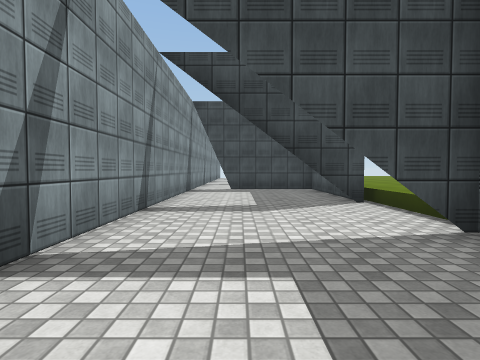
view 1 (above)

12 first-person views from a walk through a Unity game level. The camera is 1.2 m above the floor, tilts 2° down and sees 80° across. The floor is counted in squares, 2 m on a side. Each view is taken from the middle of a square. On the plan, view 1 faces up. The plan holds only what a view shows up to about 9 squares ahead; the rest is blank. The place goes on beyond the plan. Surface patterns are stand-ins for the level's own textures.

view 2
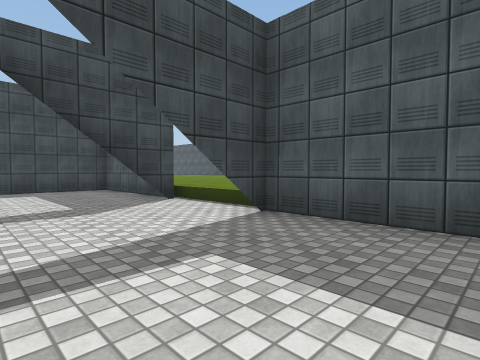

view 3
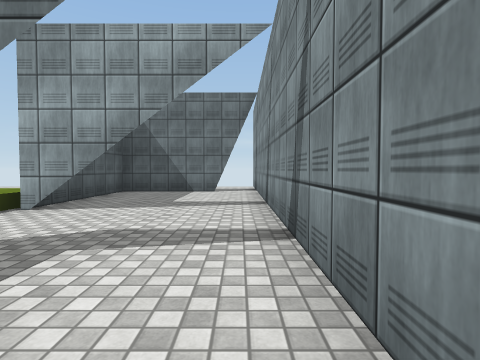

view 4
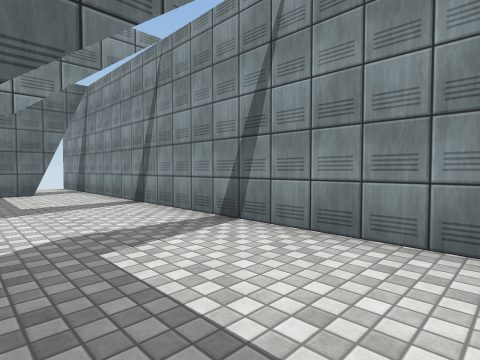

view 5
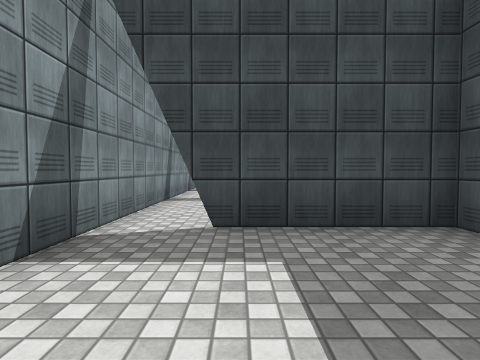

view 6
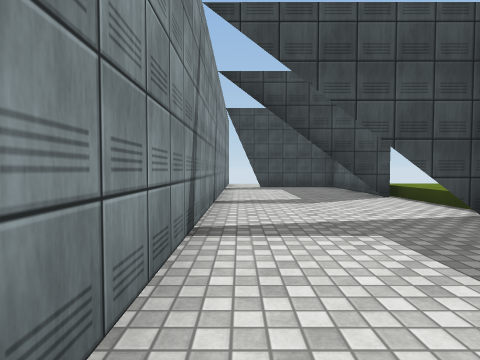

view 7
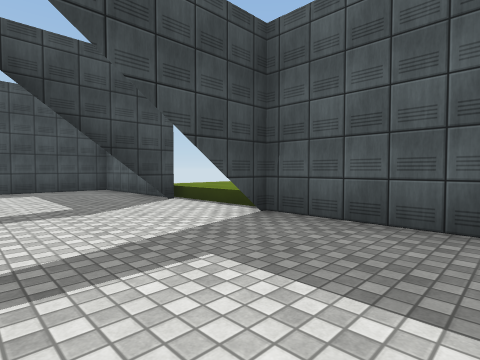

view 8
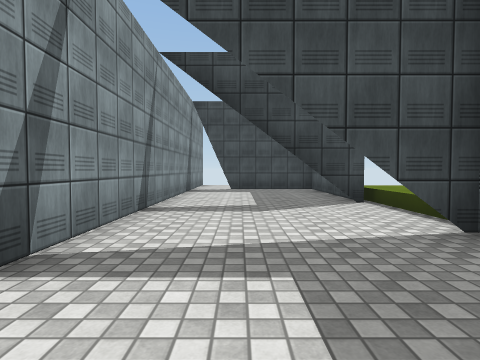

view 9
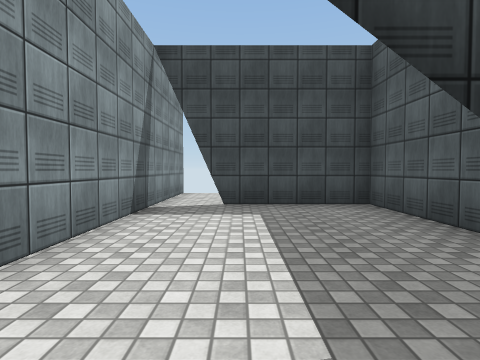

view 10
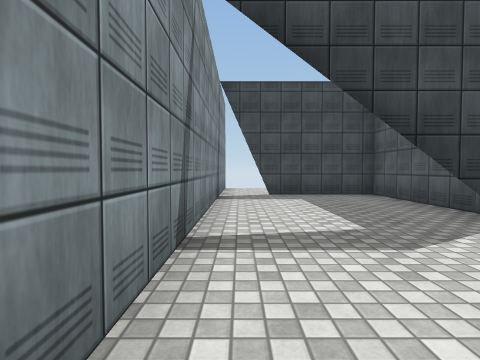

view 11
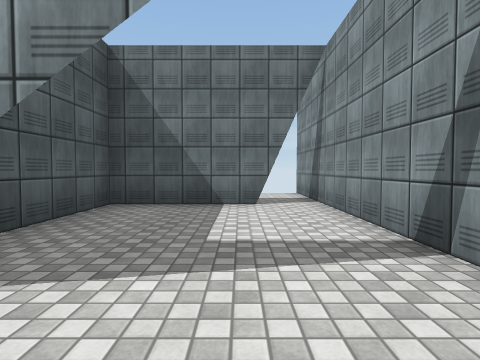

view 12
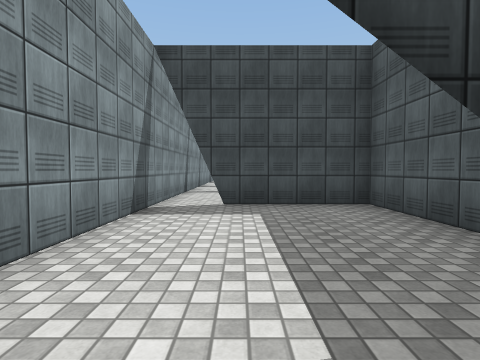

### Floor plan
Key: @ floor where view 1 was taken; # wall or solid block; . main floor; : floor 0.5 m higher than the main floor; / step, stairs or slope.
Columns run from 2 left of view 1 to 4 right of it. Each row starts with its distance up from view 1.
 22 #
 21 #.
 20 #..
 19 #.###
 18 #...#
 17 #...#
 16 #...#::
 15 #..##::
 14 #..#/:
 13 #..##
 12 #...#
 11 #...#
 10 #...#
  9 #.###
  8 #...#
  7 #...#::
  6 #...#::
  5 #..##::
  4 #..#/:
  3 #..##:
  2 #...#:
  1 #...#
  0 #.@.#
 -1 #.###
 -2 #..
 -3 #.
 -4 #

Positions as (right, up) in squares from view 1, and headings:
1: (0, 0), facing up
2: (-1, 0), facing up-right
3: (-1, 7), facing down
4: (1, 7), facing down-left
5: (0, 6), facing up
6: (-1, 9), facing up
7: (-1, 10), facing up-right
8: (0, 10), facing up
9: (0, 14), facing up
10: (-1, 12), facing up
11: (0, 4), facing down
12: (0, 4), facing up
